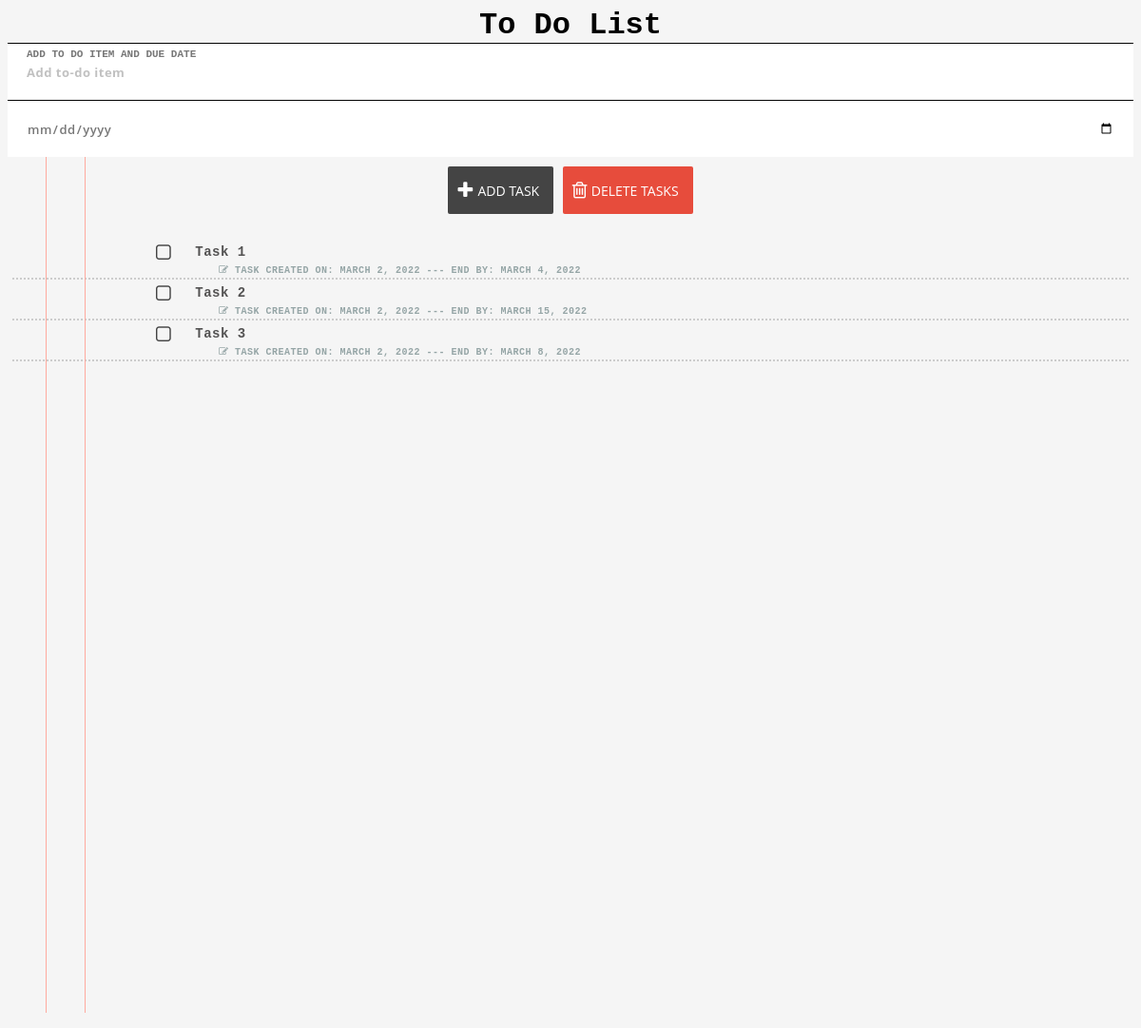
/, run on an earlier commit of the app's database.
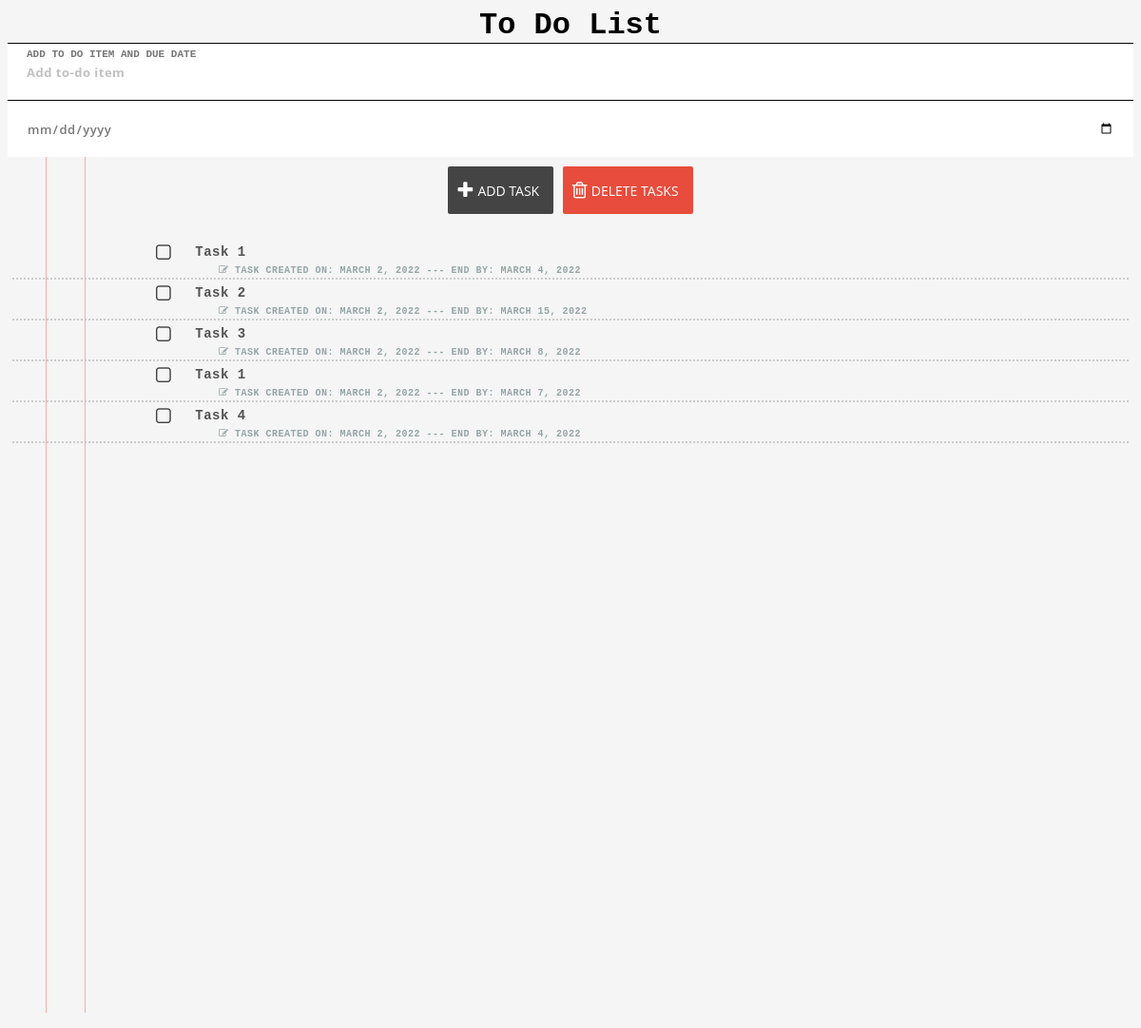
And on a later commit of the database.
### list/models.py (models this page shows, shortened)
class Items(models.Model):
    title = models.CharField(max_length=250, default="Create Task")
    content = models.TextField(blank=True)
    created = models.DateField(default=timezone.now().strftime("%Y-%m-%d"))
    due_date = models.DateField(default=timezone.now().strftime("%Y-%m-%d"))
    class Meta:
        ordering = ["-created"]

### list/views.py (the view, shortened to what this page needs)
# urls.py: path(r'', index, name='Items'),
def index(request):
    all_items = Items.objects.all()
    return render(request, "index.html", {"all_items": all_items})

### list/templates/index.html (shortened to what this page needs)
<!DOCTYPE html>
<html>
<head>
    {% load static %}
    <link rel="stylesheet" type="text/css" href="https://maxcdn.bootstrapcdn.com/font-awesome/4.7.0/css/font-awesome.min.css">
    <link rel="stylesheet" type="text/css" href="{% static 'css/style.css' %}">
</head>
<h1>To Do List</h1>
<body>
    <div django-app="TaskManager">
        <div container>
            <div class="content">
                <form action="" method="post"> {% csrf_token %}
                    <div class="inputContainer">
                        <input type="text" id="description" class="taskName" placeholder="Add to-do item" name="description" required>
                        <label for="description">Add To Do Item and Due Date</label>
                    </div>
                    <div class="inputContainer">
                        <input type="date" id="dueDate" class="taskDate" name="date">
                        <label for="dueDate"></label>
                    </div>
                    <div class="row">
                        <button class="taskAdd" name="taskAdd" type="submit"><i class="fa fa-plus icon"></i>Add task</button>
                        <button class="taskDelete" name="taskDelete" formnovalidate="" type="submit" onclick="$('input#sublist').click();"><i class="fa fa-trash-o icon"></i>Delete Tasks</button>
                    </div>
                    <ul class="lines"></ul>
                    <ul class="taskList">
                        {% for i in all_items %}
                            <li class="taskItem">
                                <input type="checkbox" class="taskCheckbox" name="checkedbox" id="{{ i.id }}" value="{{ i.id }}">
                                <label for="{{ i.id }}"><span class="complete-">{{ i.title }}</span></label>
                                <strong class="taskDate"><i class="fa fa-pencil-square-o"></i> Task created on: {{ i.created }} --- End by: {{ i.due_date }}</strong>
                            </li>
                        {% endfor %}
                    </ul>
                </form>
            </div>
        </div>
    </div>
</body>
</html>

### list/static/css/style.css (style rules this page uses)
*, *:before, *:after { -webkit-box-sizing: border-box; -moz-box-sizing: border-box; box-sizing: border-box; }
html { font-size: 100%; }
body { background: #f5f5f5; font-family: courier, monospace; }
.row { display: block; padding: 10px; text-align: center; width: 100%; clear: both; overflow: hidden; }
.content { background: #f5f5f5; border-bottom: #000; }
h1 { color: rgb(0, 0, 0); text-align: center; margin: 0; font-family: courier, monospace; font-weight: bold; }
.inputContainer { height: 60px; border-top: 1px solid rgb(3, 3, 3); position: relative; overflow: hidden; color: #000; }
input[type="date"], input[type="text"], select { height: 100%; width: 100%; padding: 0 20px; position: absolute; top: 0; vertical-align: middle; display: inline-block; border: none; border-radius: none; font-size: 13px; color: #777; margin: 0; font-family: 'Open Sans', sans-serif; font-weight: 600; letter-spacing: 0.5px; -webkit-transition: background 0.3s; transition: background 0.3s; }
input[type="date"] { cursor: pointer; }
.inputContainer label { padding: 5px 20px; font-size: 11px; font-weight: 600; text-transform: uppercase; color: #777; display: block; position: absolute; }
button { font-family: 'Open Sans', sans-serif; background: transparent; border-radius: 2px; border: none; outline: none; height: 50px; font-size: 14px; color: #fff; cursor: pointer; text-transform: uppercase; position: relative; -webkit-transition: all 0.3s; transition: all 0.3s; padding-left: 30px; padding-right: 15px; }
.icon { position: absolute; top: 30%; left: 10px; font-size: 20px; }
.taskAdd { background: #444; padding-left: 31px; }
.taskDelete { background: #e74c3c; padding-left: 30px; }
.taskList { list-style: none; padding: 0 5px; text-indent: 70px; }
.lines { border-left: 1px solid #ffaa9f; border-right: 1px solid #ffaa9f; width: 2px; float: left; margin-top: -70px; height: 900px; margin-left: 40px; }
.taskItem { border-bottom: 2px dotted #ccc; padding: 2px 0; color: rgb(83, 82, 82); font-weight: 600; font-size: 14px; letter-spacing: 0.5px; }
.taskCheckbox { margin-right: 1em; }
.taskList .taskDate { color: #95a5a6; font-size: 10px; font-weight: bold; text-transform: uppercase; display: block; margin-left: 41px; }
.taskCheckbox { -webkit-appearance: none; appearance: none; -webkit-transition: all 0.3s; transition: all 0.3s; display: inline-block; cursor: pointer; width: 19px; height: 19px; vertical-align: middle; }
.taskCheckbox:before, .taskCheckbox:checked:before { font-family: 'FontAwesome'; color: #444; font-size: 20px; -webkit-transition: all 0.3s; transition: all 0.3s; }
.taskCheckbox:before { content: '\f096'; }

What changed in the data, as far as the page shows it:
added Items: title "Task 1", created "MARCH 2, 2022", due_date "MARCH 7, 2022"
added Items: title "Task 4", created "MARCH 2, 2022", due_date "MARCH 4, 2022"
